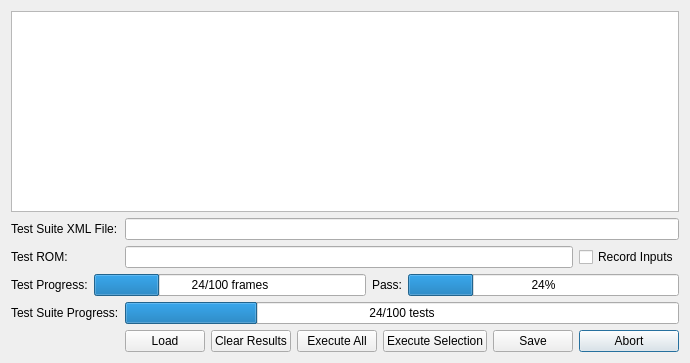
<?xml version="1.0" encoding="UTF-8"?>
<ui version="4.0">
 <class>TestSuiteExecutiveDialog</class>
 <widget class="QDialog" name="TestSuiteExecutiveDialog">
  <property name="geometry">
   <rect>
    <x>0</x>
    <y>0</y>
    <width>676</width>
    <height>363</height>
   </rect>
  </property>
  <property name="windowTitle">
   <string>Test Suite Executive</string>
  </property>
  <layout class="QGridLayout" name="gridLayout">
   <item row="1" column="1" colspan="6">
    <widget class="QLineEdit" name="testSuiteFileName">
     <property name="readOnly">
      <bool>true</bool>
     </property>
    </widget>
   </item>
   <item row="1" column="0">
    <widget class="QLabel" name="label">
     <property name="text">
      <string>Test Suite XML File:</string>
     </property>
    </widget>
   </item>
   <item row="5" column="0">
    <widget class="QLabel" name="label_3">
     <property name="text">
      <string>Test Suite Progress:</string>
     </property>
    </widget>
   </item>
   <item row="5" column="1" colspan="6">
    <widget class="QProgressBar" name="suiteProgress">
     <property name="value">
      <number>24</number>
     </property>
     <property name="textVisible">
      <bool>true</bool>
     </property>
     <property name="invertedAppearance">
      <bool>false</bool>
     </property>
     <property name="format">
      <string>%v/%m tests</string>
     </property>
    </widget>
   </item>
   <item row="2" column="1" colspan="5">
    <widget class="QLineEdit" name="testROM">
     <property name="readOnly">
      <bool>true</bool>
     </property>
    </widget>
   </item>
   <item row="2" column="0">
    <widget class="QLabel" name="label_4">
     <property name="text">
      <string>Test ROM:</string>
     </property>
    </widget>
   </item>
   <item row="7" column="6">
    <widget class="QPushButton" name="abort">
     <property name="text">
      <string>Abort</string>
     </property>
    </widget>
   </item>
   <item row="7" column="5">
    <widget class="QPushButton" name="save">
     <property name="text">
      <string>Save</string>
     </property>
    </widget>
   </item>
   <item row="7" column="4">
    <widget class="QPushButton" name="executeSelection">
     <property name="text">
      <string>Execute Selection</string>
     </property>
    </widget>
   </item>
   <item row="7" column="3">
    <widget class="QPushButton" name="execute">
     <property name="text">
      <string>Execute All</string>
     </property>
    </widget>
   </item>
   <item row="7" column="2">
    <widget class="QPushButton" name="clear">
     <property name="text">
      <string>Clear Results</string>
     </property>
    </widget>
   </item>
   <item row="7" column="1">
    <widget class="QPushButton" name="load">
     <property name="text">
      <string>Load</string>
     </property>
    </widget>
   </item>
   <item row="0" column="0" colspan="7">
    <widget class="QTableWidget" name="tableWidget"/>
   </item>
   <item row="2" column="6">
    <widget class="QCheckBox" name="recordInputs">
     <property name="text">
      <string>Record Inputs</string>
     </property>
    </widget>
   </item>
   <item row="3" column="0" colspan="7">
    <layout class="QGridLayout" name="gridLayout_2">
     <item row="0" column="0">
      <widget class="QLabel" name="label_2">
       <property name="text">
        <string>Test Progress:</string>
       </property>
      </widget>
     </item>
     <item row="0" column="1">
      <widget class="QProgressBar" name="testProgress">
       <property name="value">
        <number>24</number>
       </property>
       <property name="format">
        <string>%v/%m frames</string>
       </property>
      </widget>
     </item>
     <item row="0" column="2">
      <widget class="QLabel" name="label_5">
       <property name="text">
        <string>Pass:</string>
       </property>
      </widget>
     </item>
     <item row="0" column="3">
      <widget class="QProgressBar" name="passRate">
       <property name="value">
        <number>24</number>
       </property>
       <property name="format">
        <string>%p%</string>
       </property>
      </widget>
     </item>
    </layout>
   </item>
  </layout>
 </widget>
 <resources/>
 <connections/>
</ui>
